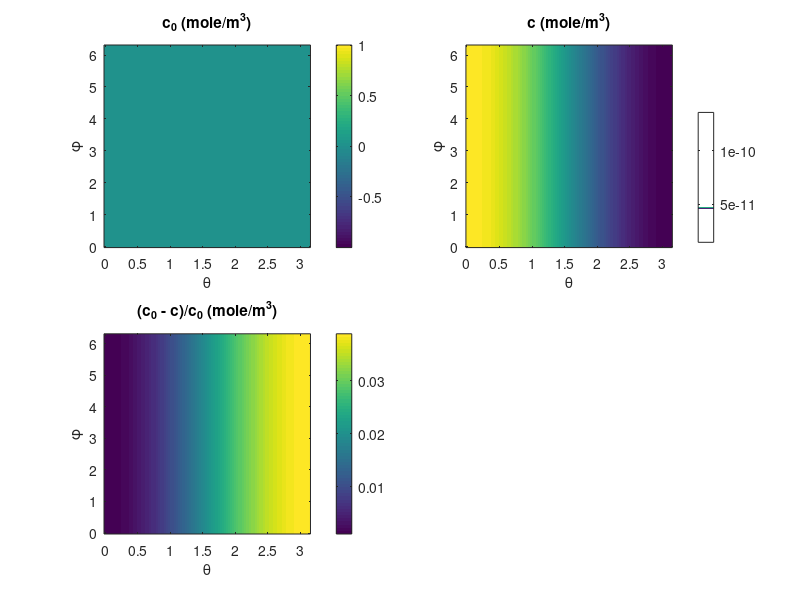

Write MATLAB code to recreate this figure. (Note: this script raises an error after producing the figure.)
clear all

% parameters
a = 10; % um
beta_ = .05;
alpha_ = .75;
gamma = beta_/(1+alpha_);
epsilon = .07;
kappa = 1e-2;

% variables
N = 100;
theta_vec = linspace(0,pi,N);
phi_vec = linspace(0,2*pi,N);
theta = theta_vec'*ones(1,N);
%phi = ones(N,1)*phi_vec;

% parameters/functions for flow
w = 1 + 1/kappa - exp(1/kappa)*expint(1/kappa)/kappa^2;

% with flow, at surface, c(theta,phi) at r = a
c0 = gamma/a^3; % 1/um^3
c0_surf = c0*(1e6)^3/6e23*ones(N,N); % surface of cell, moles/m^3

% with flow, at surface, c(theta,phi) at r = a
chi1 = gamma/2*(alpha_/(1+alpha_) - 1 ...
    + cos(theta)*((1-alpha_)*w/(alpha_+2) + w)/4);
c1 = chi1/a^3;
c = c0 + epsilon*c1; % 1/um^3
c_surf = c*(1e6)^3/6e23; % surface of cell, moles/m^3

figure(1); clf
subplot(2,2,1)
imagesc(theta_vec,phi_vec,c0_surf')
colorbar
xlabel('\theta')
ylabel('\phi')
title('c_0 (mole/m^3)')
set(gca,'ydir','normal')

subplot(2,2,2)
imagesc(theta_vec,phi_vec,c_surf')
colorbar
xlabel('\theta')
ylabel('\phi')
title('c (mole/m^3)')
set(gca,'ydir','normal')

subplot(2,2,3)
imagesc(theta_vec,phi_vec,(c0_surf - c_surf)'/c0_surf(1))
colorbar
xlabel('\theta')
ylabel('\phi')
title('(c_0 - c)/c_0 (mole/m^3)')
set(gca,'ydir','normal')

% numerically integrate to find anisotropy (one factor of cos is from
% Jacobian; other (in numerator only) is from definition of A)
A_num = sum(sum(c_surf.*sin(theta).*cos(theta)))...
    /sum(sum(c_surf.*sin(theta)))

% anisotropy, theory 
A = epsilon*w/8/(2+alpha_)

% COMSOL
dd = 'C:\Users\log24\Documents\Chemosensing\Simulation Files/';
D = load([dd 'brinkman-transport3d.dat']); % 'cleaned.dat' has isosurface 10.00001 mum while 'cleaned10.dat' has isosurface 10 mum 
x = D(:,1);
y = D(:,2);
z = D(:,3);
c = D(:,6);
N = length(c);

r = sqrt(x.^2+y.^2+z.^2);
theta = acos(z./r);
phi = atan2(y,x)+pi;

% tile 9 times
theta_ = [];
phi_ = [];
for i = -1:1:1
    for j = -1:1:1
        theta_ = [theta_; theta + i*pi];
        phi_ = [phi_; phi + j*2*pi];
    end
end

% get voronoi vertices, cells, and cell areas of tiled data
[v_,C_] = voronoin([theta_ phi_]);
figure(3); clf
voronoi(theta_,phi_)
a_ = zeros(length(C_),1);
for i = 1:length(C_)
    v1_ = v_(C_{i},1); 
    v2_ = v_(C_{i},2);
    a_(i) = polyarea(v1_,v2_);
end

% untile cell area (take just central square)
a = a_(4*N+1:5*N);

figure(2); clf
subplot(2,2,1)
scatter3(x,y,z,15,c)
colorbar

subplot(2,2,2)
hist(r)

subplot(2,2,3)
hist(theta)

subplot(2,2,4)
hist(phi)

figure(1)
subplot(2,2,4)
scatter(theta,phi,15,c)
colorbar
ylim([0 2*pi])
xlim([0 pi])
xlabel('\theta')
ylabel('\phi')
title('c (mole/m^3)')
set(gca,'ydir','normal')
box on

% numerically integrate to find anisotropy
badA_com = sum(c.*sin(theta).*cos(theta))...
    /sum(c.*sin(theta))

goodA_com = sum(a.*c.*sin(theta).*cos(theta))...
    /sum(a.*c.*sin(theta))

%New Method
A1=scatteredInterpolant(phi,theta,c); %Interpolate the data
s=0;
%Do the integral with all points in between the given ones are now
%interpolated
for i=0:0.1:pi
    for j=0:0.1:2*pi
        s=s+ cos(i)*sin(i)*A1(j,i);
    end
end
 
k=0;
for i=0:0.1:pi
    for j=0:0.1:2*pi
        k=k+sin(i)*A1(j,i);
    end
end
 
newA_com=s/k
